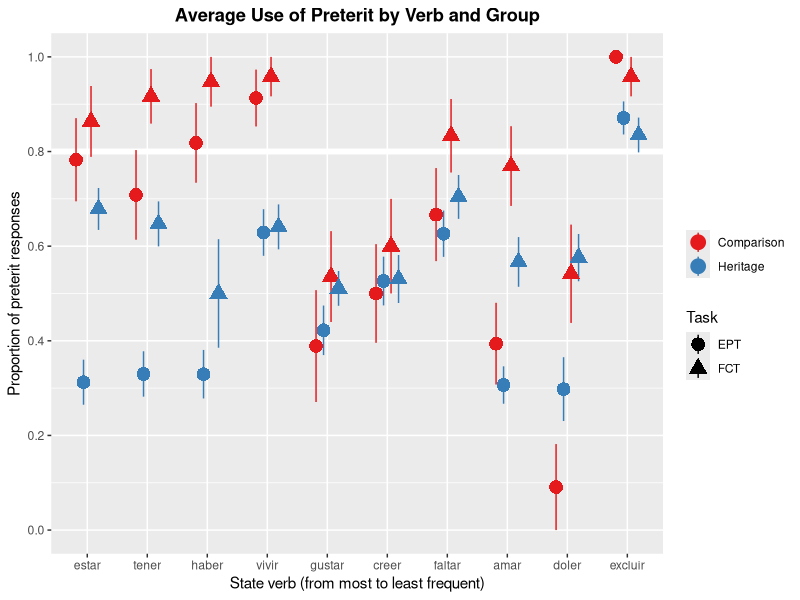
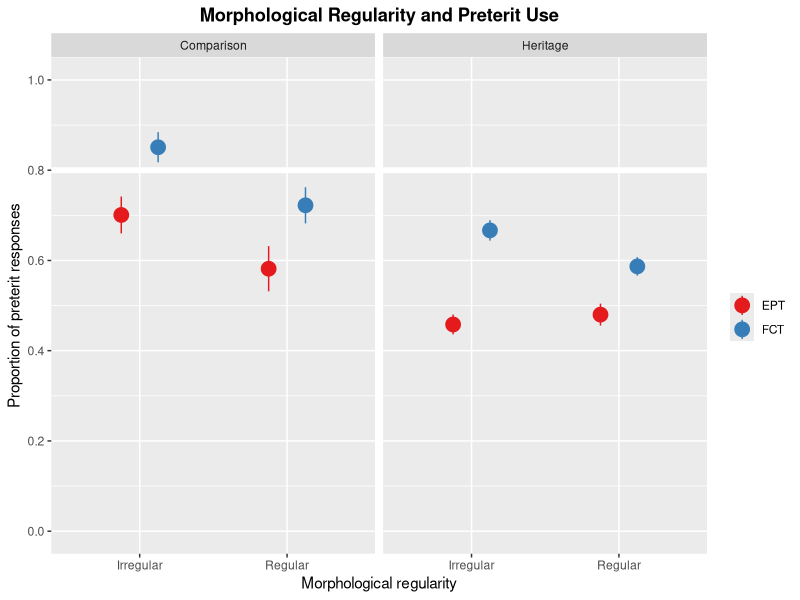
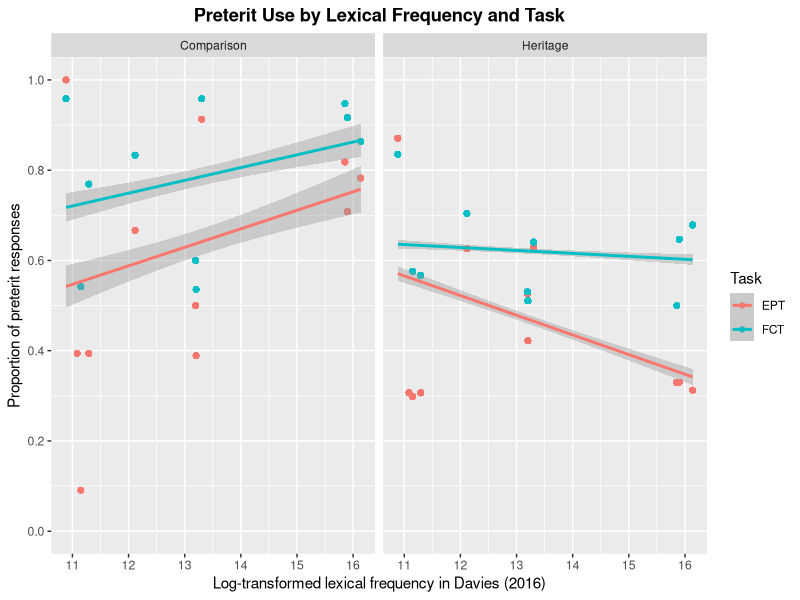
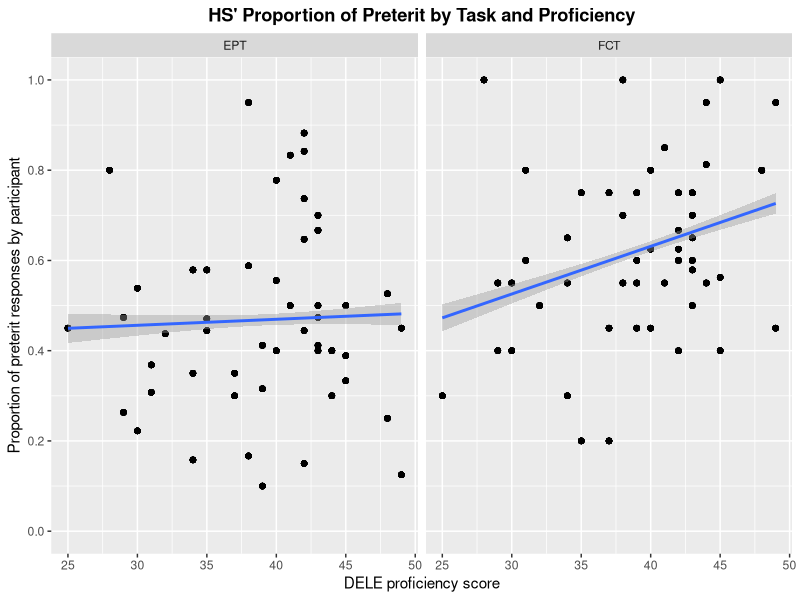
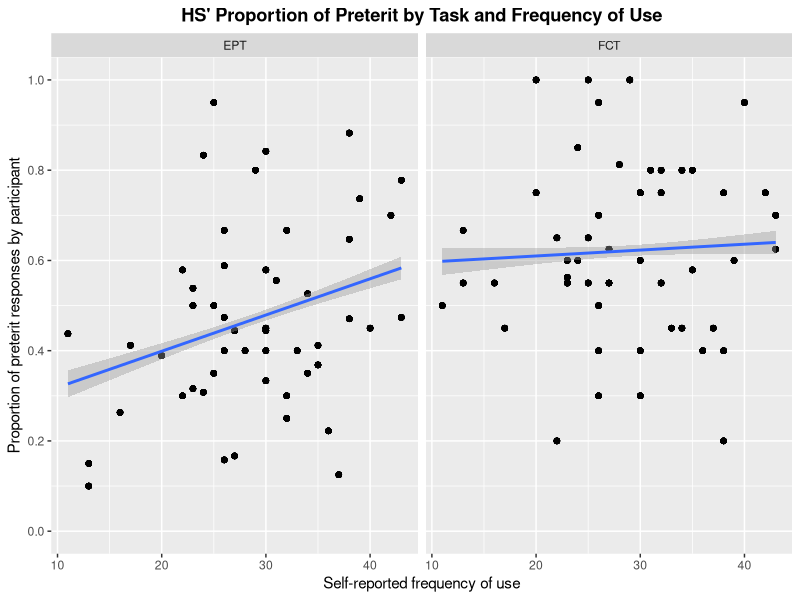

R code for these plots, in order:
# Packages
library(tidyverse)
library(lme4)
library(lmerTest)

options(sciphen = 999)

# Preparation of data
## Load database
HS_EPT = read_csv("./CSV Files/Heritage/Heritage EPT Preterit Data.csv") %>% 
  mutate(NewTask = "EPT")

HS_FCT = read_csv("./CSV Files/Heritage/Heritage FCT Preterit Data.csv") %>% 
  mutate(NewTask = "FCT")

SDC_EPT = read.csv("./CSV Files/Comparison/Comparison EPT Preterit Data.csv") %>% 
  mutate(NewTask = "EPT")

SDC_FCT = read.csv("./CSV Files/Comparison/Comparison FCT Preterit Data.csv") %>% 
  mutate(NewTask = "FCT")


## Create combined datasets
Preterit_EPT = rbind(HS_EPT, SDC_EPT)
Preterit_FCT = rbind(HS_FCT, SDC_FCT)
Preterit_Aggregate = rbind(Preterit_EPT, Preterit_FCT)


# Prepare participant averages for graphs
## HS production
HS_EPT_Modified = aggregate(HS_EPT$Response, list(HS_EPT$Participant_ID), FUN = mean, na.rm = TRUE)
HS_EPT_Modified = HS_EPT_Modified %>% rename(Part_Avg = x)
HS_EPT_Modified = left_join(HS_EPT, HS_EPT_Modified, by = c("Participant_ID" = "Group.1"))

## HS FCT
HS_FCT_Modified = aggregate(HS_FCT$Response, list(HS_FCT$Participant_ID), FUN = mean, na.rm = TRUE)
HS_FCT_Modified = HS_FCT_Modified %>% rename(Part_Avg = x)
HS_FCT_Modified = left_join(HS_FCT, HS_FCT_Modified, by = c("Participant_ID" = "Group.1"))


## Aggregate EPT
Preterit_EPT_Aggregate = aggregate(Preterit_EPT$Response, list(Preterit_EPT$Participant_ID), FUN = mean, na.rm = TRUE)
Preterit_EPT_Aggregate = Preterit_EPT_Aggregate %>% rename(Part_Avg = x)
Preterit_EPT_Aggregate = left_join(Preterit_EPT, Preterit_EPT_Aggregate, by = c("Participant_ID" = "Group.1"))


## Aggregate FCT
Preterit_FCT_Aggregate = aggregate(Preterit_FCT$Response, list(Preterit_FCT$Participant_ID), FUN = mean, na.rm = TRUE)
Preterit_FCT_Aggregate = Preterit_FCT_Aggregate %>% rename(Part_Avg = x)
Preterit_FCT_Aggregate = left_join(Preterit_FCT, Preterit_FCT_Aggregate, by = c("Participant_ID" = "Group.1"))


## Data from both tasks and groups
Aggregate_Data = aggregate(Preterit_Aggregate$Response, list(Preterit_Aggregate$Participant_ID), FUN = mean, na.rm = TRUE)
Aggregate_Data = Aggregate_Data %>% rename(Part_Avg = x)
Aggregate_Data = left_join(Preterit_Aggregate, Aggregate_Data, by = c("Participant_ID" = "Group.1"))


# Prepare verb averages
## HS only
HS_EPT_VerbAvg = aggregate(HS_EPT$Response, list(HS_EPT$MainVerb), FUN = mean, na.rm = TRUE)
HS_EPT_VerbAvg = HS_EPT_VerbAvg %>% rename(Verb_Avg = x)
HS_EPT_VerbAvg = left_join(HS_EPT, HS_EPT_VerbAvg, by = c("MainVerb" = "Group.1"))

HS_FCT_VerbAvg = aggregate(HS_FCT$Response, list(HS_FCT$MainVerb), FUN = mean, na.rm = TRUE)
HS_FCT_VerbAvg = HS_FCT_VerbAvg %>% rename(Verb_Avg = x)
HS_FCT_VerbAvg = left_join(HS_FCT, HS_FCT_VerbAvg, by = c("MainVerb" = "Group.1"))


## SDC only
SDC_EPT_VerbAvg = aggregate(SDC_EPT$Response, list(SDC_EPT$MainVerb), FUN = mean, na.rm = TRUE)
SDC_EPT_VerbAvg = SDC_EPT_VerbAvg %>% rename(Verb_Avg = x)
SDC_EPT_VerbAvg = left_join(SDC_EPT, SDC_EPT_VerbAvg, by = c("MainVerb" = "Group.1"))

SDC_FCT_VerbAvg = aggregate(SDC_FCT$Response, list(SDC_FCT$MainVerb), FUN = mean, na.rm = TRUE)
SDC_FCT_VerbAvg = SDC_FCT_VerbAvg %>% rename(Verb_Avg = x)
SDC_FCT_VerbAvg = left_join(SDC_FCT, SDC_FCT_VerbAvg, by = c("MainVerb" = "Group.1"))


## Aggregate
HS_Verb_Avg_Master = rbind(HS_EPT_VerbAvg, HS_FCT_VerbAvg)
Verb_Avg_Master = rbind(HS_EPT_VerbAvg, HS_FCT_VerbAvg, SDC_EPT_VerbAvg, SDC_FCT_VerbAvg)


# Plots
## Individual lexical items
Aggregate_Data %>%
  ggplot(aes(x = MainVerb, y = Response, shape = NewTask, color = ExpGroup)) + 
  geom_hline(yintercept = 0.8, color = "white", size = 2) +
  stat_summary(fun.data = mean_se,
               geom = "pointrange", size = 1, 
               position = position_dodge(width = 0.5)) + 
  scale_color_brewer(palette = "Set1", name = "") +
  scale_y_continuous(breaks = seq (0, 1, 0.2),
                     limits = c(0, 1)) +
  scale_x_discrete(labels = c("estar", "tener", "haber", "vivir", "gustar", "creer", "faltar", "amar", "doler", "excluir")) +
  labs(x = "State verb (from most to least frequent)", y = "Proportion of preterit responses",
       shape = "Task", title = "Average Use of Preterit by Verb and Group") +
  theme(plot.title = element_text(hjust = 0.5, face = "bold"))


## Regularity and task
Aggregate_Data %>%
  ggplot(aes(x = Reg_Main, y = Response, color = NewTask)) + 
  facet_grid(cols = vars(ExpGroup)) +
  geom_hline(yintercept = 0.8, color = "white", size = 2) + 
  stat_summary(fun.data = mean_se,
               geom = "pointrange", size = 1, 
               position = position_dodge(width = 0.5)) + 
  scale_color_brewer(palette = "Set1", name = "") +
  scale_y_continuous(breaks = seq (0, 1, 0.2),
                     limits = c(0, 1)) +
  labs(x = "Morphological regularity", y = "Proportion of preterit responses", color = "Task", 
       title = "Morphological Regularity and Preterit Use") +
  theme(plot.title = element_text(hjust = 0.5, face = "bold"))


## Lexical frequency and task
Verb_Avg_Master %>%
  ggplot(aes(x = log(Token_Main_Lemma), y = Verb_Avg, color = NewTask)) + 
  geom_point() +
  facet_grid(cols = vars(ExpGroup)) +
  geom_smooth(method = glm) +
  scale_y_continuous(breaks = seq (0, 1, 0.2),
                     limits = c(0, 1)) +
  labs(x = "Log-transformed lexical frequency in Davies (2016)", y = "Proportion of preterit responses", color = "Task", 
       title = "Preterit Use by Lexical Frequency and Task") +
  theme(plot.title = element_text(hjust = 0.5, face = "bold"))


## Proficiency and task
Preterit_Proficiency <- rbind(HS_EPT_Modified, HS_FCT_Modified)

Preterit_Proficiency %>% 
  ggplot(aes(x = DELE, y = Part_Avg)) + 
  geom_point() +
  geom_smooth(method = glm) +
  facet_grid(cols = vars(NewTask)) +
  scale_y_continuous(breaks = seq (0, 1, 0.2),
                     limits = c(0, 1)) +
  labs(x = "DELE proficiency score", y = "Proportion of preterit responses by participant", color = "Token Frequency", 
       title = "HS' Proportion of Preterit by Task and Proficiency") +
  theme(plot.title = element_text(hjust = 0.5, face = "bold"))


## Frequency of use and task
Preterit_FofA <- rbind(HS_EPT_Modified, HS_FCT_Modified)

Preterit_FofA %>% 
  ggplot(aes(x = FofA, y = Part_Avg)) + 
  geom_point() +
  geom_smooth(method = glm) +
  facet_grid(cols = vars(NewTask)) +
  scale_y_continuous(breaks = seq (0, 1, 0.2),
                     limits = c(0, 1)) +
  labs(x = "Self-reported frequency of use", y = "Proportion of preterit responses by participant", color = "Token Frequency", 
       title = "HS' Proportion of Preterit by Task and Frequency of Use") +
  theme(plot.title = element_text(hjust = 0.5, face = "bold"))
